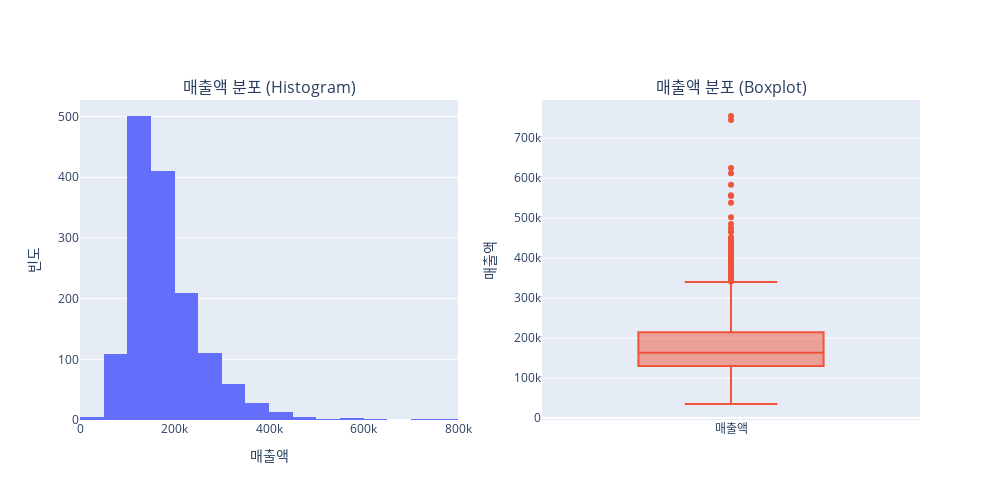

Write notebook code for a chart like this one.
### Code cell
# 히스토그램과 박스플롯을 한 화면에 표시
fig = make_subplots(rows=1, cols=2, subplot_titles=('매출액 분포 (Histogram)', '매출액 분포 (Boxplot)'))

# 히스토그램 추가
fig.add_trace(
    go.Histogram(x=df['SalePrice'], nbinsx=30, name='매출액'),
    row=1, col=1
)
fig.update_xaxes(title_text="매출액", row=1, col=1)
fig.update_yaxes(title_text="빈도", row=1, col=1)

# 박스플롯 추가
fig.add_trace(
    go.Box(y=df['SalePrice'], name='매출액'),
    row=1, col=2
)
fig.update_yaxes(title_text="매출액", row=1, col=2)

fig.update_layout(height=500, width=1000, showlegend=False)
fig.show()

### Figure 1 — Plotly figure (JSON) as saved in the notebook; plotly's stock layout.template omitted (floating-point values rounded to 4 significant figures; data arrays with more than 128 entries replaced by an {"elided": "..."} marker saying what was removed)
{"data": [{"name": "매출액", "nbinsx": 30, "type": "histogram", "x": {"elided": "1460 int values"}, "xaxis": "x", "yaxis": "y"}, {"name": "매출액", "type": "box", "xaxis": "x2", "y": {"elided": "1460 int values"}, "yaxis": "y2"}], "layout": {"annotations": [{"font": {"size": 16}, "showarrow": false, "text": "매출액 분포 (Histogram)", "x": 0.225, "xanchor": "center", "xref": "paper", "y": 1, "yanchor": "bottom", "yref": "paper"}, {"font": {"size": 16}, "showarrow": false, "text": "매출액 분포 (Boxplot)", "x": 0.775, "xanchor": "center", "xref": "paper", "y": 1, "yanchor": "bottom", "yref": "paper"}], "height": 500, "showlegend": false, "width": 1000, "xaxis": {"anchor": "y", "domain": [0, 0.45], "title": {"text": "매출액"}}, "xaxis2": {"anchor": "y2", "domain": [0.55, 1]}, "yaxis": {"anchor": "x", "domain": [0, 1], "title": {"text": "빈도"}}, "yaxis2": {"anchor": "x2", "domain": [0, 1], "title": {"text": "매출액"}}}}
